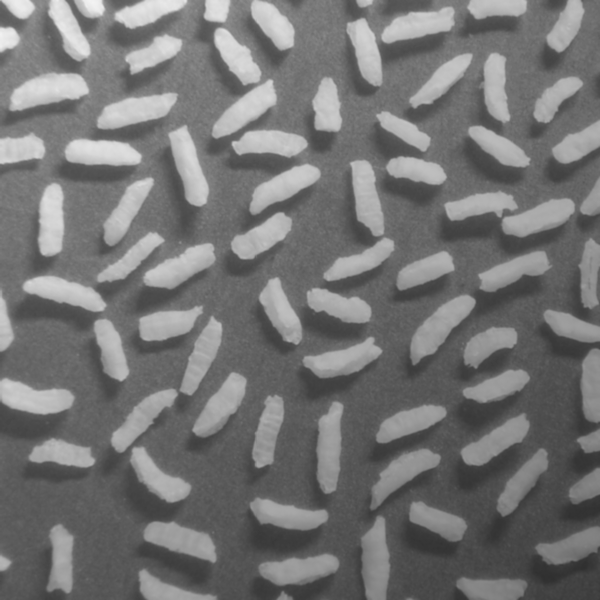
//> input picture Fig_09_40/Images/Fig0940(a)(rice_image_with_intensity_gradient).tif, 600 x 600 px
$ ./main   (built with g++ and OpenCV 4)
//> lines starting //> are read from the running program, lines starting //| are printed output that depends on the picture; after the words box and inside, x2 and y2 are one past the last pixel; in counts of white or black regions, pixels touching at a corner belong together
### Fig_09_40/Img.cpp
#include "Img.h"
#include <opencv2/core/core.hpp>
#include <opencv2\highgui\highgui.hpp>
#include <opencv2/imgproc/imgproc.hpp>
#include <opencv2/core/cvstd.hpp>
#include "opencv2/imgproc.hpp"
#include "opencv2/imgcodecs.hpp"
#include "opencv2/highgui.hpp"
#include <opencv/cv.h>
#include <opencv2/core/core.hpp>
#include <opencv2/highgui/highgui.hpp>
#include "opencv2/imgcodecs.hpp"
#include "opencv2/highgui.hpp"
#include "opencv2/imgproc.hpp"
#include "Img.h"
#include <iostream>
#include <stdlib.h>


// [5 lines left out: function Img, not called in this run]

Img::Img()
{

}

Img::~Img()
{
}

void Img::setMat(Mat mat)
{
	mMat = mat;
}
// [1278 lines left out: functions getMat, fig526_2, Image2Gamma, GenButterworthFilter, Image2Negative, Image2Log and 47 more, not called in this run]
float Img::calcMean(Mat _src) {
	return (float)sum(_src)[0] / _src.total();
}
// [36 lines left out: functions calcVar, calcVar, triangularMembership, trapezoidalMembership, not called in this run]


void Img::Show(cv::String name)
{
	imshow(name, mMat);
}

// [181 lines left out: functions Histogram, Const, SP, Exp, Rayleigh, EXP2 and 3 more, not called in this run]

Mat Img::MorphologicFcn(int operation, int opening_size)
{
	Mat _src = mMat;
	Mat _dst = Mat::zeros(_src.size(), _src.type());
	Mat element = getStructuringElement(MORPH_RECT, Size(2 * opening_size + 1, 2 * opening_size + 1), Point(opening_size, opening_size));

	morphologyEx(_src, _dst, operation, element);
	return _dst;
}

Mat Img::thresHold()
{
	Mat imagethreeshold;
	cv::threshold(mMat, imagethreeshold, 0, 255, CV_THRESH_BINARY | CV_THRESH_OTSU);
	return imagethreeshold;
}

### Fig_09_40/main.cpp
//Este proyecto utiliza una clase llamada Img creada por Manuel Jesús Zavala Núñez
//Esta clase engloba a la clase de OpenCV Mat para hacer más sencilla la implementación de sus funciones

#include "opencv2/imgcodecs.hpp"
#include "opencv2/highgui.hpp"
#include "opencv2/imgproc.hpp"
#include "Img.h"
#include <iostream>
#include <stdlib.h>


Mat imagethreeshold;
Mat imagethreeshold2;


Img img;
int main(int argc, char** argv) {
	Mat image;
	image = imread("images/Fig0940(a)(rice_image_with_intensity_gradient).tif", CV_LOAD_IMAGE_GRAYSCALE);
//> image is the input picture: 600 rows x 600 cols, CV_8UC1; min 47, max 243, mean 116.4
	img.setMat(image);
	img.Show("a) Original");

	img.setMat(img.thresHold());
//> in thresHold, `cv::threshold(mMat, imagethreeshold, 0, 255, CV_THRESH_BINARY | CV_THR..`:
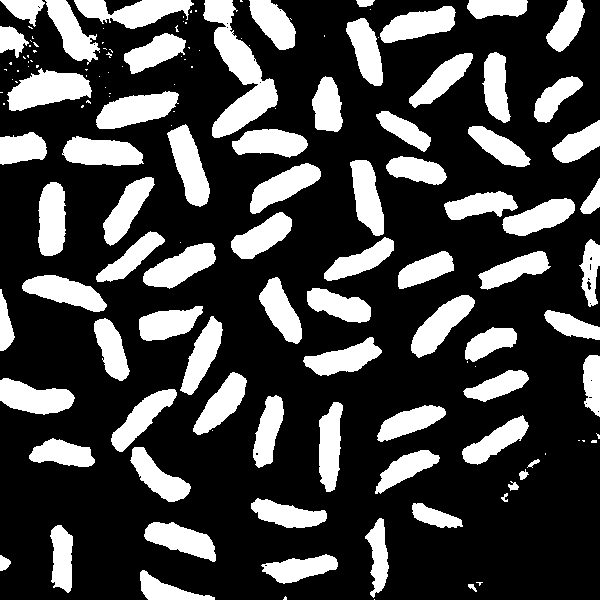
//> imagethreeshold: 600 rows x 600 cols, CV_8UC1; 26.9% white; 144 white regions (68 under 20 px), largest, box (x1, y1, x2, y2) and area: (203, 0, 278, 138) 4021, (7, 68, 92, 111) 2248, (96, 91, 179, 129) 1981
	img.Show("b)thresholded image");

	img.setMat(image);
	img.setMat(img.MorphologicFcn(2, 30));
//> in MorphologicFcn, `morphologyEx(_src, _dst, operation, element);`:
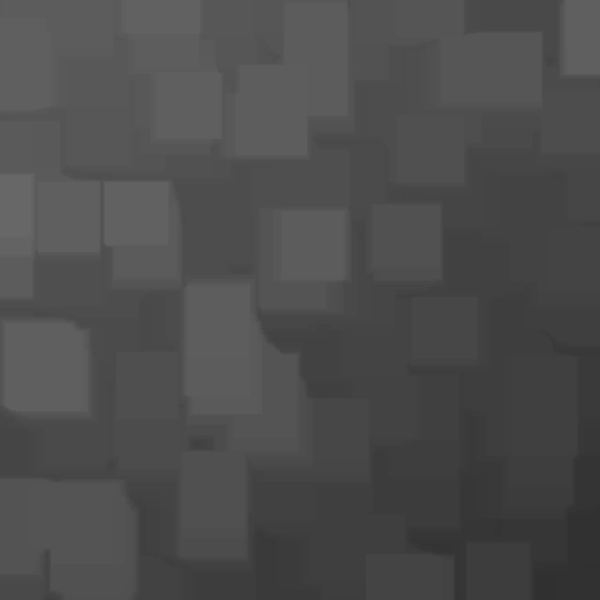
//> _dst: 600 rows x 600 cols, CV_8UC1; min 47, max 103, mean 77
	img.Show("c)image opened");

	img.setMat(image);
	img.setMat(img.MorphologicFcn(5, 20));
//> call 2 of MorphologicFcn, with operation = 5, opening_size = 20
//> in MorphologicFcn (call 2), `morphologyEx(_src, _dst, operation, element);`:
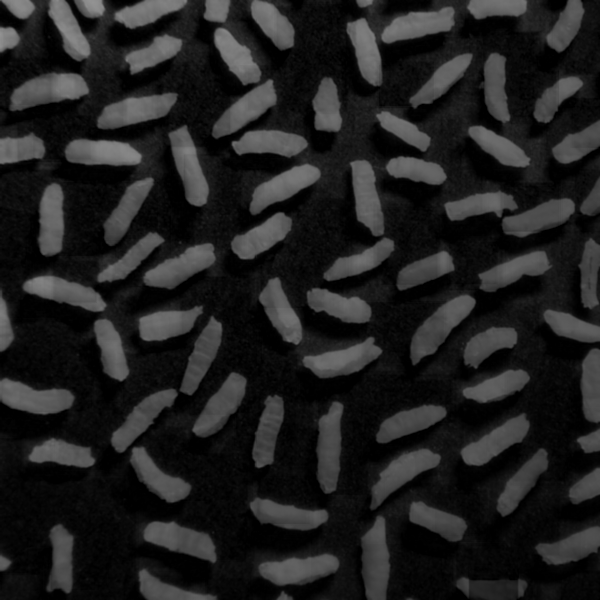
//> _dst: 600 rows x 600 cols, CV_8UC1; min 0, max 147, mean 32
	img.Show("d) top hat transformation");

	img.setMat(img.thresHold());
//> in thresHold (call 2), `cv::threshold(mMat, imagethreeshold, 0, 255, CV_THRESH_BINARY | CV_THR..`:
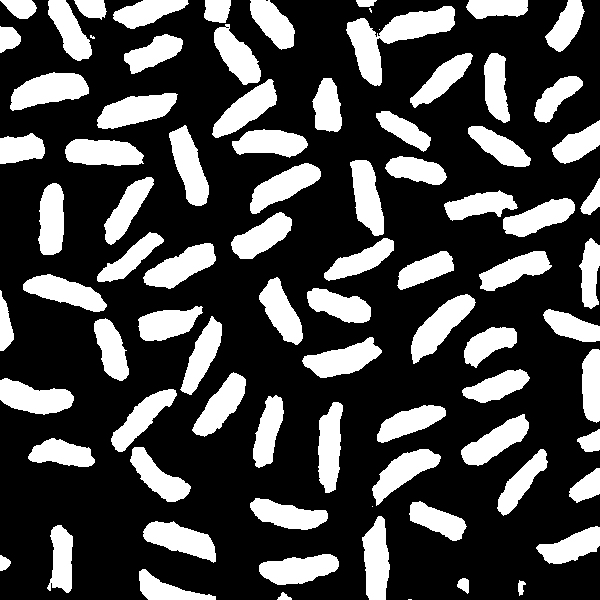
//> imagethreeshold: 600 rows x 600 cols, CV_8UC1; 28.3% white; 85 white regions (5 under 20 px), largest, box (x1, y1, x2, y2) and area: (346, 6, 455, 86) 3229, (10, 72, 89, 111) 1950, (411, 294, 476, 364) 1894
	img.Show("e) top hat threshold");


	waitKey(0);
	return 0;
}
